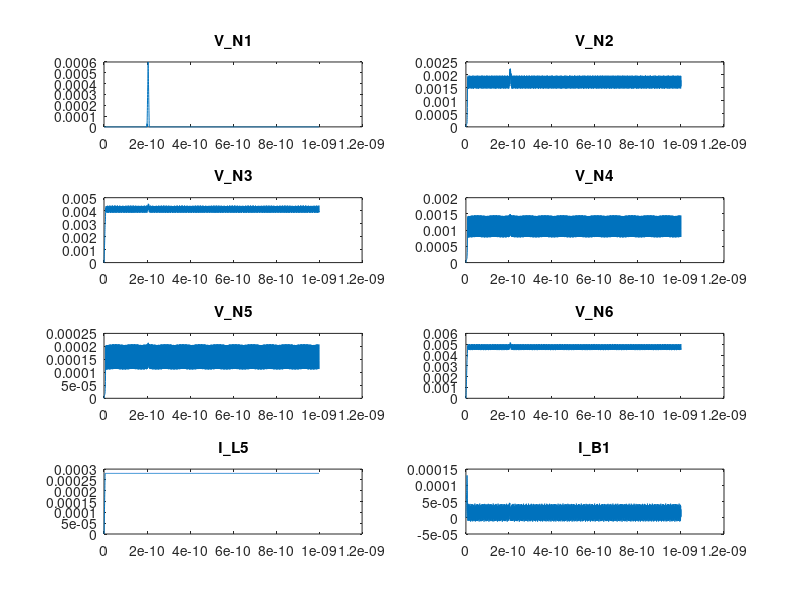

Write MATLAB code to recreate this figure.
% JTL_3 test in matlab (Voltage Source Pulse)
clear;
%% Constants
hbar_2e = 3.038510188E15;
hn = 0.25E-12;
N = 4000;

%% JJ Model
rN = 16;
r0 = 160;
vG = 2.8E-3;
C = 0.07E-12;
Icrit = 0.1E-3;

%% Components
VA_mat = zeros(18, 18);
IB_mat = zeros(18, 18);
L1_mat = zeros(18, 18);
L2_mat = zeros(18, 18);
L3_mat = zeros(18, 18);
L4_mat = zeros(18, 18);
L5_mat = zeros(18, 18);
R1_mat = zeros(18, 18);
B1_mat = zeros(18, 18);
B2_mat = zeros(18, 18);
%% Component Values
L1 = 2E-12;
L2 = 2.4E-12;
L3 = 2.4E-12;
L4 = 2E-12;
L5 = 0.278E-12;
R1 = 2;
RB1 = 5.23;
RB2 = 5.23;
%% Component rubberstamps
% VA
VA_mat(1,9) = 1;
VA_mat(9,1) = 1;
% L1
L1_mat(1,10) = 1;
L1_mat(2,10) = -1;
L1_mat(10,1) = 1;
L1_mat(10,2) = -1;
L1_mat(10,10) = -2 * L1 / hn;
% L2
L2_mat(2,11) = 1;
L2_mat(3,11) = -1;
L2_mat(11,2) = 1;
L2_mat(11,3) = -1;
L2_mat(11,11) = -2 * L2 / hn;
% L3
L3_mat(3,12) = 1;
L3_mat(4,12) = -1;
L3_mat(12,3) = 1;
L3_mat(12,4) = -1;
L3_mat(12,12) = -2 * L3 / hn;
% L4
L4_mat(4,13) = 1;
L4_mat(5,13) = -1;
L4_mat(13,4) = 1;
L4_mat(13,5) = -1;
L4_mat(13,13) = -2 * L4 / hn;
% L5
L5_mat(6,14) = 1;
L5_mat(3,14) = -1;
L5_mat(14,6) = 1;
L5_mat(14,3) = -1;
L5_mat(14,14) = -2 * L5 / hn;
% IB
IB_mat(6,15) = -1;
IB_mat(15,15) = 1;
% R1
R1_mat(5,16) = 1;
R1_mat(16,5) = -1/R1;
R1_mat(16,16) = -1;
% B1
B1_mat(2,17) = 1;
B1_mat(7,2) = -hn/2 * hbar_2e;
B1_mat(7,7) = 1;
B1_mat(17,2) = 2*C / hn + 1/r0 + 1/RB1;
B1_mat(17,17) = -1;
% B2
B2_mat(4,18) = 1;
B2_mat(8,4) = -hn/2 * hbar_2e;
B2_mat(8,8) = 1;
B2_mat(18,4) = 2*C / hn + 1/r0 + 1/RB2;
B2_mat(18,18) = -1;

%% A Matrix Assembly
A_00 = VA_mat + IB_mat + L1_mat + L2_mat + L3_mat + L4_mat + L5_mat + R1_mat + B1_mat + B2_mat;
B1_mat(17,2) = (2 * C / hn) + (1/rN);
A_n0 = VA_mat + IB_mat + L1_mat + L2_mat + L3_mat + L4_mat + L5_mat + R1_mat + B1_mat + B2_mat;
B1_mat(17,2) = (2 * C / hn) + (1/r0);
B2_mat(18,4) = (2 * C / hn) + (1/rN);
A_0n = VA_mat + IB_mat + L1_mat + L2_mat + L3_mat + L4_mat + L5_mat + R1_mat + B1_mat + B2_mat;
B1_mat(17,2) = (2 * C / hn) + (1/rN);
B2_mat(18,4) = (2 * C / hn) + (1/rN);
A_nn = VA_mat + IB_mat + L1_mat + L2_mat + L3_mat + L4_mat + L5_mat + R1_mat + B1_mat + B2_mat;

%% Sources
VA = 0;
IB = 0;
VA = zeros(1, 800-1);
for i = (200E-12/hn - 1):(205E-12/hn - 1)
    VA = [VA, (600E-6 - 0)/(205E-12 - 200E-12) * (i*hn - 200E-12)];
end
for i = (205E-12/hn):(210E-12/hn - 1)
    VA = [VA, 600E-6 + (0 - 600E-6)/(210E-12 - 205E-12) * (i*hn - 205E-12)];
end
VA = [VA, zeros*ones(1, N-840)];
for i = 1:(5E-12/hn - 1)
    IB = [IB, (280E-6 - 0)/(5E-12 - 0) * (i*hn)];
end
IB = [IB, 280E-6*ones(1,N-20)];

%% Time, RHS, LHS and Storage variables
T = zeros(1, N);
RHS = zeros(1, 18);
LHS = zeros(1, 18);
V_N1 = zeros(1, N);
V_N2 = zeros(1, N);
V_N3 = zeros(1, N);
V_N4 = zeros(1, N);
V_N5 = zeros(1, N);
V_N6 = zeros(1, N);
V_Phi1 = zeros(1, N);
V_Phi2 = zeros(1, N);
I_VA = zeros(1, N);
I_L1 = zeros(1, N);
I_L2 = zeros(1, N);
I_L3 = zeros(1, N);
I_L4 = zeros(1, N);
I_L5 = zeros(1, N);
I_IB = zeros(1, N);
I_R1 = zeros(1, N);
I_B1 = zeros(1, N);
I_B2 = zeros(1, N);

%% A initial
A = A_00;

%% Initial conditions
VN2_2 = 0;
VN2_1d = 0;
VN2_2d = 0;
VN4_2 = 0;
VN4_1d = 0;
VN4_2d = 0;

%% Time loop
for i = 1:N
    % Previous Values
    VN1_1 = LHS(1);
    VN2_1 = LHS(2);
    VN2_1d = (2/hn)*(VN2_1 - VN2_2) - VN2_2d;
    VN2_2 = VN2_1;
    VN2_2d = VN2_1d;
    VN3_1 = LHS(3);
    VN4_1 = LHS(4);
    VN4_1d = (2/hn)*(VN4_1 - VN4_2) - VN4_2d;
    VN4_2 = VN4_1;
    VN4_2d = VN4_1d;
    VN5_1 = LHS(5);
    VN6_1 = LHS(6);
    VPhi1_1 = LHS(7);
    VPhi2_1 = LHS(8);
    IVA_1 = LHS(9);
    IL1_1 = LHS(10);
    IL2_1 = LHS(11);
    IL3_1 = LHS(12);
    IL4_1 = LHS(13);
    IL5_1 = LHS(14);
    IIB_1 = LHS(15);
    IR1_1 = LHS(16);
    IB1_1 = LHS(17);
    IB2_1 = LHS(18);
    % Junction current values
    IsB1 = -Icrit * sin(VPhi1_1 + hn/2 * hbar_2e * (VN2_1 + VN2_1 + hn*(VN2_1d))) + ((2*C/hn) * VN2_1) + (C * VN2_1d);
    IsB2 = -Icrit * sin(VPhi2_1 + hn/2 * hbar_2e * (VN4_1 + VN4_1 + hn*(VN4_1d))) + ((2*C/hn) * VN4_1) + (C * VN4_1d);
    % Right hand side in-time values
    RHS_N1 = 0;  
    RHS_N2 = 0;
    RHS_N3 = 0;
    RHS_N4 = 0;
    RHS_N5 = 0;
    RHS_N6 = 0;
    RHS_phi1 = VPhi1_1 + (hn/2 * hbar_2e)*(VN2_1);
    RHS_phi2 = VPhi2_1 + (hn/2 * hbar_2e)*(VN4_1);
    RHS_VA = VA(i);
    RHS_IL1 = (-2 * L1 / hn)*(IL1_1) - (VN2_1 - VN1_1);
    RHS_IL2 = (-2 * L2 / hn)*(IL2_1) - (VN3_1 - VN2_1);
    RHS_IL3 = (-2 * L3 / hn)*(IL3_1) - (VN4_1 - VN3_1);
    RHS_IL4 = (-2 * L4 / hn)*(IL4_1) - (VN5_1 - VN4_1);
    RHS_IL5 = (-2 * L5 / hn)*(IL5_1) - (VN3_1 - VN6_1);
    RHS_IB = IB(i);
    RHS_IR1 = 0;
    RHS_IB1 = IsB1;
    RHS_IB2 = IsB2;
    % RHS assembly
    RHS = [RHS_N1; RHS_N2; RHS_N3; RHS_N4; RHS_N5; RHS_N6; RHS_phi1; RHS_phi2; RHS_VA; RHS_IL1; RHS_IL2; RHS_IL3; RHS_IL4; RHS_IL5; RHS_IB; RHS_IR1; RHS_IB1; RHS_IB2];
    % Ax = b solve
    LHS = A\RHS;
    % Data storage
    V_N1(i) = abs(LHS(1));
    V_N2(i) = abs(LHS(2));
    V_N3(i) = abs(LHS(3));
    V_N4(i) = abs(LHS(4));
    V_N5(i) = abs(LHS(5));
    V_N6(i) = abs(LHS(6));
    V_Phi1(i) = abs(LHS(7));
    V_Phi2(i) = abs(LHS(8));
    I_VA(i) = LHS(9);
    I_L1(i) = LHS(10);
    I_L2(i) = LHS(11);
    I_L3(i) = LHS(12);
    I_L4(i) = LHS(13);
    I_L5(i) = LHS(14);
    I_IB(i) = LHS(15);
    I_R1(i) = LHS(16);
    I_B1(i) = LHS(17);
    I_B2(i) = LHS(18);
    % Time storage
    T(i) = hn*i;
    % Vgap threshold check
    if LHS(1) > vG
        if LHS(3) > vG
            A = A_nn;
        else
            A = A_n0;
        end
    else
        if LHS(3) > vG
            A = A_0n;
        else
            A = A_00;
        end
    end
end
%% Plotting
figure;
subplot(4, 2, 1);
plot(T, V_N1);
title('V\_N1');
subplot(4, 2, 2);
plot(T, V_N2);
title('V\_N2');
subplot(4, 2, 3);
plot(T, V_N3);
title('V\_N3');
subplot(4, 2, 4);
plot(T, V_N4);
title('V\_N4');
subplot(4, 2, 5);
plot(T, V_N5);
title('V\_N5');
subplot(4, 2, 6);
plot(T, V_N6);
title('V\_N6');
subplot(4, 2, 7);
plot(T, I_L5);
title('I\_L5');
subplot(4, 2, 8);
plot(T, I_B1);
title('I\_B1');